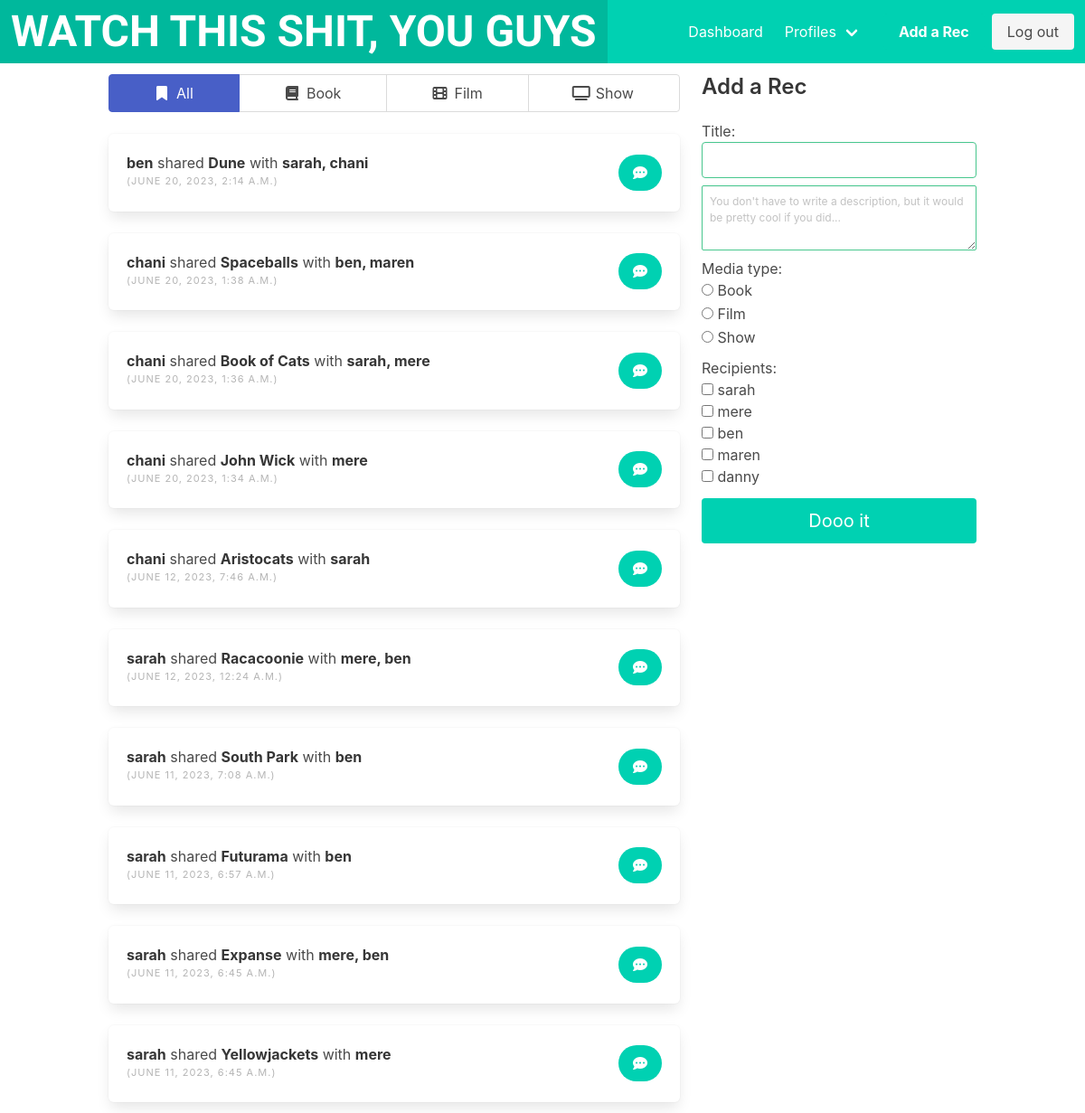
Screenshot of / (signed in) with the database file from the repository.
### watchthisshit/models.py (models this page shows, shortened)
class MediaType(models.Model):
    name = models.CharField(max_length=50, unique=True)
    icon = models.CharField(max_length=30, blank=True)
    def __str__(self):
        return self.name

class Recommendation(models.Model):
    user = models.ForeignKey(
        User, related_name="recs", on_delete=models.SET(get_user_if_deleted)
    )
    recipients = models.ManyToManyField(
        Profile, related_name="received_recs", symmetrical=False, blank=True
    )
    title = models.CharField(max_length=300)
    description = models.TextField(blank=True)
    media_type = models.ForeignKey(
        MediaType, on_delete=models.SET(get_media_type), default=get_media_type_id
    )
    genres = models.ManyToManyField(
        Genre, related_name="genres", symmetrical=False, blank=True
    )
    created_at = models.DateTimeField(auto_now_add=True)

class Profile(models.Model):
    user = models.OneToOneField(User, on_delete=models.CASCADE)
    description = models.CharField(max_length=256, blank=True)
    follows = models.ManyToManyField(
        'self',
        related_name='followed_by',
        symmetrical=False,
        blank=True,
    )
    def __str__(self):
        return self.user.username

### watchthisshit/views.py (the view, shortened to what this page needs)
# urls.py: path("", dashboard, name="dashboard"),
def dashboard(request):
  all_recs = Recommendation.objects.all().exclude(title__exact="[rec deleted]").order_by("-created_at")
  media_types = MediaType.objects.all().exclude(name__exact="Media")
  form = RecForm(initial={"user": request.user.id})
  context = {
    "all_recs": all_recs,
    "media_types": media_types,
    "form": form
  }
  return render(request, "watchthisshit/dashboard.html", context)

### watchthisshit/forms.py
class RecForm(forms.ModelForm):
  title = forms.CharField(widget=forms.TextInput(
    attrs={
      "class": "mb-2 input is-success"
    }
  ), required=True)
  description = forms.CharField(widget=forms.widgets.Textarea(
    attrs={
      "placeholder": "You don't have to write a description, but it would be pretty cool if you did...",
      "class": "mb-2 textarea is-success is-small",
      "rows": "3"
    }
  ), label="")
  recipients = forms.ModelMultipleChoiceField(
    queryset=None,
    widget=forms.CheckboxSelectMultiple
  )
  media_type = forms.ModelChoiceField(
    queryset=MediaType.objects.exclude(name__exact="Media"),
    widget=forms.RadioSelect(attrs={ "class": "mb-2" })
  )
  class Meta:
    model = Recommendation
    fields = ["title", "description", "media_type", "recipients"]
  def __init__(self, *args, **kwargs):
    super().__init__(*args, **kwargs)
    current_user_id = self.initial.get('user', None)
    self.fields["recipients"].queryset = Profile.objects.exclude(Q(pk=current_user_id) | Q(user_id=6))

### watchthisshit/models.py (called while the page is built)
def get_media_type():
    return MediaType.objects.get_or_create(name="Media")[0]

def get_media_type_id():
    return get_media_type().id

### watchthisshit/templates/watchthisshit/dashboard.html (shortened to what this page needs)
{% extends 'base.html' %}
{% block content %}
<div class="column is-one-half">
  <div class="tabs is-toggle is-fullwidth">
    <ul>
      <li class="is-active">
        <a>
          <span class="icon is-small"><i class="fas fa-bookmark" aria-hidden="true"></i></span>
          <span>All</span>
        </a>
      </li>
      {% for media in media_types %}
      <li>
        <a>
          <span class="icon is-small"><i class="{{ media.icon }}" aria-hidden="true"></i></span>
          <span>{{ media.name }}</span>
        </a>
      </li>
      {% endfor %}
    </ul>
  </div>
  {% for rec in all_recs %}
  <div class="box">
    <article class="level is-full-width is-mobile">
      <div class="level-left">
        <div class="level-item">
          <div>
            <p><strong>{{ rec.user.username }}</strong> shared <strong>{{ rec.title }}</strong> with <strong>{{ rec.recipients.all|join:", " }}</strong></p>
            <p class="heading is-small has-text-grey-light">({{ rec.created_at }})</p>
          </div>
        </div>
      </div>
      <div class="level-right">
        <div class="level-item">
          <a href="{% url "watchthisshit:recommendation" pk=rec.pk %}">
            <button class="button is-rounded is-primary">
              <span class="icon">
                <i class="fas fa-comment-dots"></i>
              </span>
            </button>
          </a>
        </div>
      </div>
    </article>
  </div>
  {% endfor %}
</div>
<div class="column is-one-third">
  {% if user.is_authenticated %}
    <div class="block">
      <h4 class="title is-4">Add a Rec</h4>
      <form method="POST">
        {{ form.as_p }}
        <button class="button is-primary is-fullwidth is-medium mt-3" type-"submit">Dooo it</button>
      </form>
    </div>
  {% endif %}
</div>
{% endblock content %}

### rows the page displays
MediaType: name "Book"
MediaType: name "Film"
MediaType: name "Show"
Recommendation: user.username "ben", title "Dune", recipients.all "sarah, chani", created_at "JUNE 20, 2023, 2:14 A.M."
Recommendation: user.username "chani", title "Spaceballs", recipients.all "ben, maren", created_at "JUNE 20, 2023, 1:38 A.M."
Recommendation: user.username "chani", title "Book of Cats", recipients.all "sarah, mere", created_at "JUNE 20, 2023, 1:36 A.M."
Recommendation: user.username "chani", title "John Wick", recipients.all "mere", created_at "JUNE 20, 2023, 1:34 A.M."
Recommendation: user.username "chani", title "Aristocats", recipients.all "sarah", created_at "JUNE 12, 2023, 7:46 A.M."
Recommendation: user.username "sarah", title "Racacoonie", recipients.all "mere, ben", created_at "JUNE 12, 2023, 12:24 A.M."
Recommendation: user.username "sarah", title "South Park", recipients.all "ben", created_at "JUNE 11, 2023, 7:08 A.M."
Recommendation: user.username "sarah", title "Futurama", recipients.all "ben", created_at "JUNE 11, 2023, 6:57 A.M."
Recommendation: user.username "sarah", title "Expanse", recipients.all "mere, ben", created_at "JUNE 11, 2023, 6:45 A.M."
Recommendation: user.username "sarah", title "Yellowjackets", recipients.all "mere", created_at "JUNE 11, 2023, 6:45 A.M."
